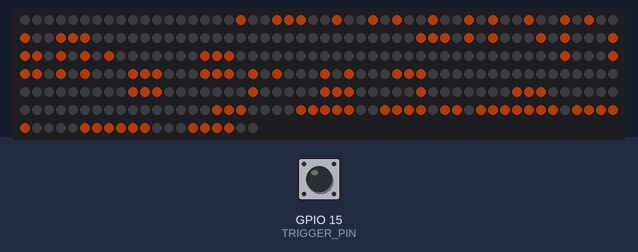
Recording of a sketch running on a simulated ESP32. Shown: 320 RGB LEDs in strip order, left to right, continuing on the next row. The inputs (shaded band) are chosen by the test bench; at power-on: GPIO 15 (TRIGGER_PIN) HIGH. Dim RGB values are drawn brighter than linear; WiFi joins after 1.5 s; servers stay silent unless stated; the local clock reads 2024-03-15 10:24:30 at power-on unless the sketch sets it; what the sketch prints to the serial monitor is not drawn.

Above: at 2.7 s.
2.8 s: GPIO 15 (TRIGGER_PIN) pulled LOW for 0.15 s
Timing chart, 0 to 5.8 s (numbered marks = the images above; inputs shaded):
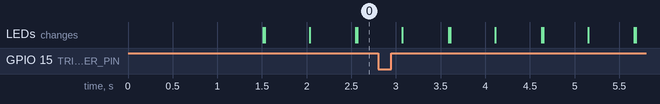

The sketch:

20240213_ws2812.ino
```cpp
#include "Freenove_WS2812_Lib_for_ESP32.h"
#include <stdio.h>
#include <stdlib.h>
#include <time.h>
#include <WiFiManager.h>
#include <ESPmDNS.h>
#include <ESP32Time.h>

#define LEDS_COUNT  320
#define LEDS_PIN  27
#define CHANNEL   1
#define TRIGGER_PIN 15

Freenove_ESP32_WS2812 strip = Freenove_ESP32_WS2812(LEDS_COUNT, LEDS_PIN, CHANNEL);
WiFiManager wm;
ESP32Time rtc;
SemaphoreHandle_t xMutex;

int number0[5][3] = {{1,1,1},{1,0,1},{1,0,1},{1,0,1},{1,1,1}};
int number1[5][3] = {{0,1,0},{0,1,0},{0,1,0},{0,1,0},{0,1,0}};
int number2[5][3] = {{1,1,1},{0,0,1},{1,1,1},{1,0,0},{1,1,1}};
int number3[5][3] = {{1,1,1},{0,0,1},{1,1,1},{0,0,1},{1,1,1}};
int number4[5][3] = {{1,0,1},{1,0,1},{1,1,1},{0,0,1},{0,0,1}};
int number5[5][3] = {{1,1,1},{1,0,0},{1,1,1},{0,0,1},{1,1,1}};
int number6[5][3] = {{1,1,1},{1,0,0},{1,1,1},{1,0,1},{1,1,1}};
int number7[5][3] = {{1,1,1},{0,0,1},{0,0,1},{0,0,1},{0,0,1}};
int number8[5][3] = {{1,1,1},{1,0,1},{1,1,1},{1,0,1},{1,1,1}};
int number9[5][3] = {{1,1,1},{1,0,1},{1,1,1},{0,0,1},{1,1,1}};

int icon0[7][7] = {{0,0,1,1,1,0,0},{0,1,1,1,1,1,0},{1,1,1,1,0,1,1},{1,1,1,1,1,1,1},{1,1,1,1,0,0,0},{0,1,1,1,1,0,0},{0,0,1,1,1,1,0}};
int icon1[7][7] = {{0,0,1,1,1,0,0},{0,1,1,1,1,1,0},{1,1,1,1,0,1,1},{1,1,1,1,1,1,1},{1,1,1,1,1,0,0},{0,1,1,1,1,1,1},{0,0,1,1,1,1,0}};
int icon2[7][7] = {{0,0,1,1,1,0,0},{0,1,1,1,1,1,0},{1,1,1,1,0,1,1},{1,1,1,1,1,1,1},{1,1,1,1,0,0,0},{0,1,1,1,1,0,0},{0,0,1,1,1,1,0}};
int icon3[7][7] = {{0,0,1,1,1,0,0},{0,1,1,1,1,1,0},{1,1,1,1,0,1,1},{1,1,1,1,1,1,1},{1,1,1,1,1,0,0},{0,1,1,1,1,1,1},{0,0,1,1,1,1,0}};
int icon4[7][7] = {{0,0,1,1,1,0,0},{0,1,1,1,1,1,0},{1,1,1,1,0,1,1},{1,1,1,1,1,1,1},{1,1,1,1,0,0,0},{0,1,1,1,1,0,0},{0,0,1,1,1,1,0}};

int icon_idx = 0;
int timeArray[6];
int (*numbers[10])[3] = {number0, number1, number2, number3, number4, number5, number6, number7, number8, number9};
int (*icons[7])[7] = {icon0, icon1, icon2, icon3, icon4};
int time_r = 60; int time_g = 20; int time_b = 5;
int point_r = 60; int point_g = 20; int point_b = 0;
int icon_r = 60; int icon_g = 20; int icon_b = 0;


unsigned int  timeout   = 5; // 設定門戶運行的超時時間為5秒
unsigned int  startTime = millis(); // 記錄程序啟動的起始時間
bool portalRunning      = false; // 追踪配置門戶是否正在運行
bool startAP            = true; // 用於決定是啟動AP+網頁伺服器(true)還是僅啟動網頁伺服器(false)
const char* ntpServer = "pool.ntp.org";
const long  gmtOffset_sec = 8*60*60;
const int   daylightOffset_sec = 0;


int get_index(int x, int y) {
    int led_index;
    if (x <= 7) {
        led_index = x + 8 * y;
    } else if (x >= 8 && x <= 15) {
        led_index = 64 + (x - 8) + 8 * y;
    } else if (x >= 16 && x <= 23) {
        led_index = 128 + (x - 16) + 8 * y;
    } else if (x >= 24 && x <= 31) {
        led_index = 192 + (x - 24) + 8 * y;
    } else if (x >= 32 && x <= 39) {
        led_index = 256 + (x - 32) + 8 * y;
    }
    return led_index;
}

void setLedColorsTime(int origin_x, int origin_y, int (*numberArray)[3],bool isLedOn, int r, int g, int b) {
    for (int row = 0; row < 5; row++) {
      for (int col = 0; col < 3; col++) {
        int led_x = origin_x+col;
        int led_y = origin_y+row;
        //Serial.printf("origin_x=%d, col=%d, led_x=%d\n",origin_x,col,led_x );

        if (numberArray[row][col] == 1){
          if (isLedOn == true){
            strip.setLedColorData(get_index(led_x, led_y), r, g, b);
          }else{
             strip.setLedColorData(get_index(led_x, led_y), 0, 0, 0);
          }
        }
      }
    }
}

void drawTime(int x, int y, bool isLEDOn, int time_r, int time_g, int time_b)
{
    setLedColorsTime(x,    y, numbers[timeArray[0]],isLEDOn, time_r, time_g, time_b);
    setLedColorsTime(x+4,  y, numbers[timeArray[1]],isLEDOn, time_r, time_g, time_b);
    setLedColorsTime(x+10, y, numbers[timeArray[2]],isLEDOn, time_r, time_g, time_b);
    setLedColorsTime(x+14, y, numbers[timeArray[3]],isLEDOn, time_r, time_g, time_b);
    setLedColorsTime(x+20, y, numbers[timeArray[4]],isLEDOn, time_r, time_g, time_b);
    setLedColorsTime(x+24, y, numbers[timeArray[5]],isLEDOn, time_r, time_g, time_b);
}

void eraseTime(int org_x, int org_y)
{
  int x;
  int y;
  for(y=org_y; y<org_y+7; y++)
    for(x=org_x; x<org_x+27; x++){
      strip.setLedColorData(get_index(x, y), 0, 0, 0);
    }
}

void setLedColorsIcon(int origin_x, int origin_y, int (*numberArray)[7],bool isLedOn, int r, int g, int b) {
    for (int row = 0; row < 7; row++) {
      for (int col = 0; col < 7; col++) {
        int led_x = origin_x+col;
        int led_y = origin_y+row;
//        ///////
        //Serial.printf("origin_x=%d, col=%d, led_x=%d\n",origin_x,col,led_x );
        if (numberArray[row][col] == 1){
          if (isLedOn == true){
            strip.setLedColorData(get_index(led_x, led_y), r, g, b);
          }else{
             strip.setLedColorData(get_index(led_x, led_y), 0, 0, 0);
          }
        }
      }
    }
}

void drawIcon(int x, int y, int icon_idx, bool isLEDOn, int icon_r, int icon_g, int icon_b)
{
  setLedColorsIcon(x+icon_idx, y, icons[icon_idx], isLEDOn, icon_r, icon_g, icon_b);
}

void eraseIcon(int org_x, int org_y, int icon_idx)
{
  int x;
  int y;
  org_x = org_x + icon_idx;
  for(y=org_y; y < org_y+7; y++)
    for(x=org_x; x < org_x+7; x++)
      strip.setLedColorData(get_index(x, y), 0, 0, 0);
}

void setLedColorsPoint(int led_x, int led_y,bool isLedOn, int r, int g, int b) {
    if (isLedOn == true){
        strip.setLedColorData(get_index(led_x, led_y), r, g, b);
    }else{
        strip.setLedColorData(get_index(led_x, led_y), 0, 0, 0);
    }
}

void drawPoint(int x, int y, bool isLEDOn, int point_r, int point_g, int point_b)
{
  setLedColorsPoint(x,   y,  true,point_r, point_g, point_b);
  setLedColorsPoint(x,   y+2,true,point_r, point_g, point_b);
  setLedColorsPoint(x+10,y,  true,point_r, point_g, point_b);
  setLedColorsPoint(x+10,y+2,true,point_r, point_g, point_b);
}

void convertTimeToArray(int* timeArray)
{
  timeArray[0] = rtc.getHour(true)/10;
  timeArray[1] = rtc.getHour(true) % 10;
  timeArray[2] = rtc.getMinute() / 10;
  timeArray[3] = rtc.getMinute() % 10;
  timeArray[4] = rtc.getSecond() / 10;
  timeArray[5] = rtc.getSecond() % 10;
  Serial.printf("timeArrayt=%d%d:%d%d:%d%d\n",timeArray[0],timeArray[1],timeArray[2],timeArray[3],timeArray[4],timeArray[5] );
}

void doWiFiManager(){
  if(portalRunning){ // 如果配置portal當前正在運行
    wm.process(); // 處理WiFiManager任務

    // 檢查portal是否超過了超時時間
    if((millis()-startTime) > (timeout*1000)){
      Serial.println("portaltimeout");
      portalRunning = false; // 指示portal不再運行
      if(startAP){
        wm.stopConfigPortal(); // 如果啟動了配置portal，則停止配置portal
      }
      else{
        wm.stopWebPortal(); // 如果啟動了網頁portal，則停止網頁portal
      }
   }
  }

  // 檢查是否按下了觸發按鈕且portal當前未運行
  if(digitalRead(TRIGGER_PIN) == LOW && (!portalRunning)) {
    if(startAP){
      Serial.println("Button Pressed, Starting Config Portal");
      wm.setConfigPortalBlocking(false);
      wm.startConfigPortal();
    }
    else{
      Serial.println("Button Pressed, Starting Web Portal");
      wm.startWebPortal();
    }
    portalRunning = true;
    startTime = millis();
  }
}

void updateIconTask(void *parameter) {
  for(;;) {
    if(xSemaphoreTake(xMutex, (TickType_t)3000) == pdTRUE) {
      eraseIcon(29, 1, icon_idx);
      icon_idx = (icon_idx + 1) % 5;
      drawIcon(29, 1, icon_idx, true, icon_r, icon_g, icon_b);
      strip.show();
      vTaskDelay(pdMS_TO_TICKS(10));
      xSemaphoreGive(xMutex);
    }else{
      Serial.println("Can not take the mutex");
    }
    vTaskDelay(pdMS_TO_TICKS(500));
  }
}

void updateTimeDisplayTask(void *parameter) {
  for(;;) {
    if(xSemaphoreTake(xMutex, (TickType_t)3000) == pdTRUE) {
      convertTimeToArray(timeArray);
      eraseTime(1, 2);
      drawTime(1, 2, true, time_r, time_g, time_b);
      drawPoint(9, 3, true, point_r, point_g, point_b);
      strip.show();
      vTaskDelay(pdMS_TO_TICKS(10));
      xSemaphoreGive(xMutex);
    }else{
      Serial.println("Can not take the mutex");
    }
    vTaskDelay(pdMS_TO_TICKS(1000));

  }
}

void syncTimeTask(void *parameter) {
  struct tm timeinfo;
  for(;;) {
    if(getLocalTime(&timeinfo)) {
      rtc.setTimeStruct(timeinfo);
    }
    vTaskDelay(pdMS_TO_TICKS(1000 * 60 * 60 * 12));
  }
}

void setup() {
  // Setting
  pinMode(TRIGGER_PIN, INPUT_PULLUP); // 將觸發引腳設置為輸入模式並啟用上拉電阻

  // Serial
  Serial.begin(115200);
  Serial.setDebugOutput(true);
  Serial.println("\n Starting");

  // WiFi
  WiFi.mode(WIFI_STA); // 將WiFi模式設定為STA(站點)，以連接到路由器
  wm.setHostname("MDNSEXAMPLE"); // 為mDNS回應器設置主機名
  wm.autoConnect(); // 自動嘗試連接到之前保存的WiFi網絡

  // Time
  configTime(gmtOffset_sec, daylightOffset_sec, ntpServer);
  struct tm timeinfo;
  if (getLocalTime(&timeinfo)){
     rtc.setTimeStruct(timeinfo);
  }

  // Draw
  strip.begin();


  // Multi-Task
  xMutex = xSemaphoreCreateMutex();
  if (xMutex == NULL) {
      Serial.println("Mutex can not be created");
  }
  xTaskCreate(updateIconTask, "Update Icon", 2048, NULL, 2, NULL);
  xTaskCreate(updateTimeDisplayTask, "Update Time", 2048, NULL, 3, NULL);
  xTaskCreate(syncTimeTask, "Sync Time", 2048, NULL, 1, NULL);
}


void loop() {
  doWiFiManager();
}
```
